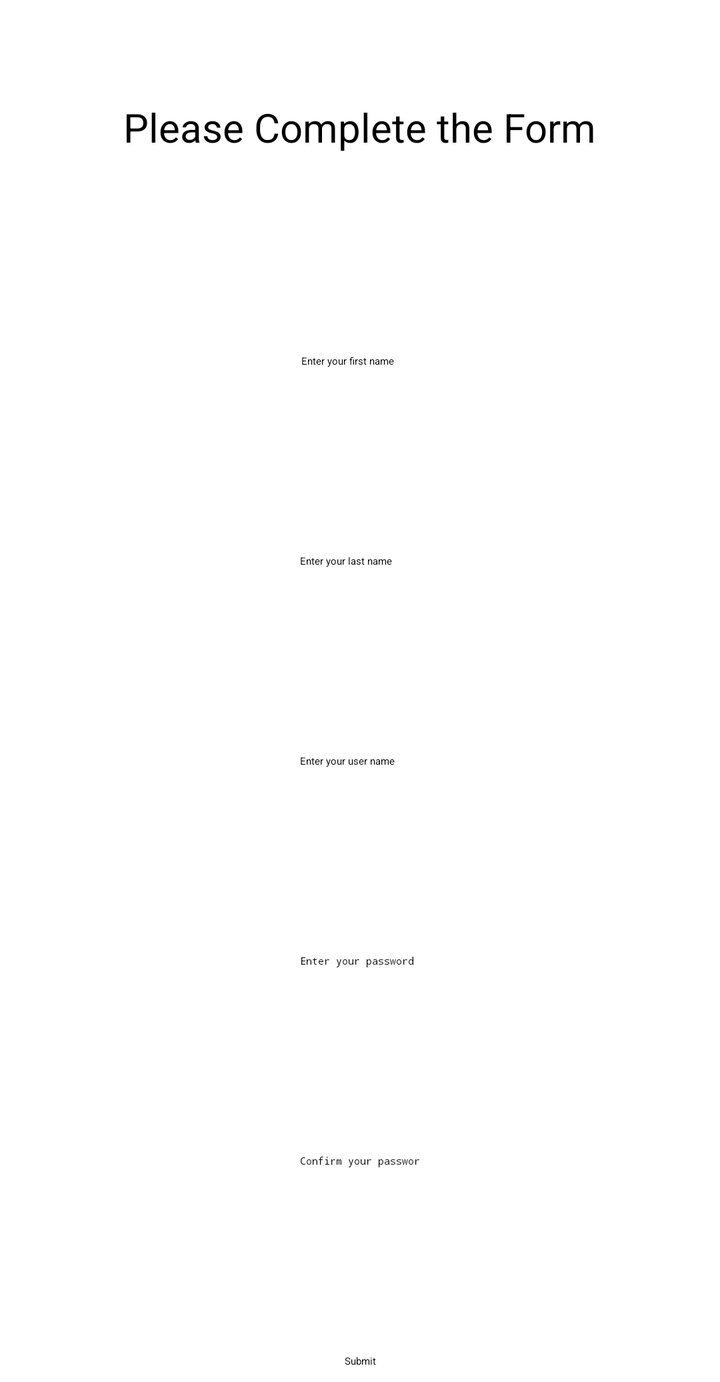
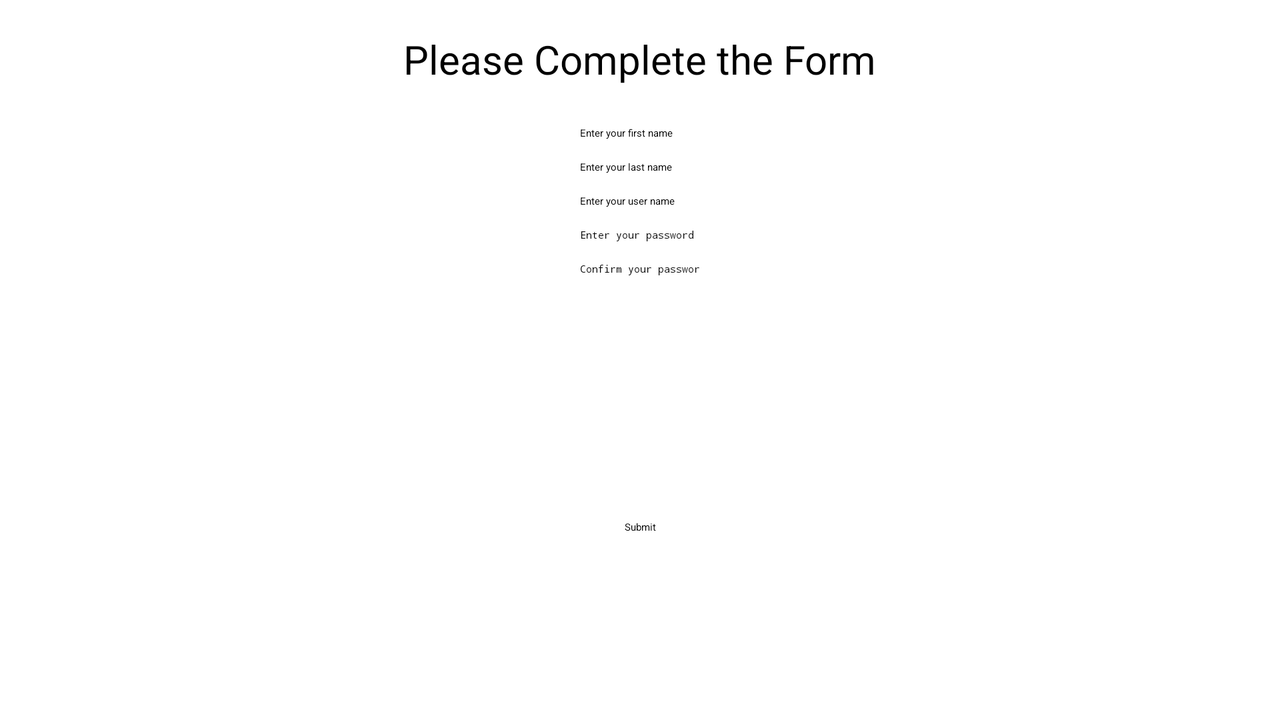

The same Android screen from two of the app's own layout files: first res/layout/ as a phone draws it, then the repository's variant for another configuration, drawn on a device whose configuration selects that folder. Both files follow.
<!-- AndroidManifest.xml: application theme Theme.Grpr -->
<!-- res/layout/register_page.xml -->
<?xml version="1.0" encoding="utf-8"?>
<ScrollView
    xmlns:android="http://schemas.android.com/apk/res/android"
    xmlns:app="http://schemas.android.com/apk/res-auto"
    xmlns:tools="http://schemas.android.com/tools"
    android:id="@+id/scroll"
    android:layout_width="match_parent"
    android:layout_height="wrap_content">
    <androidx.constraintlayout.widget.ConstraintLayout
        android:layout_width="match_parent"
        android:layout_height="wrap_content">

        <TextView
            android:id="@+id/textView"
            android:layout_width="wrap_content"
            android:layout_height="wrap_content"
            android:layout_marginTop="50dp"
            android:text="@string/please_complete_the_form"
            android:textSize="20sp"
            app:layout_constraintEnd_toEndOf="parent"
            app:layout_constraintHorizontal_bias="0.5"
            app:layout_constraintStart_toStartOf="parent"
            app:layout_constraintTop_toTopOf="parent" />

        <EditText
            android:id="@+id/signUppassword"
            android:layout_width="wrap_content"
            android:layout_height="50dp"
            android:layout_marginTop="50dp"
            android:ems="10"
            android:hint="@string/userPassword"
            android:inputType="textPassword"
            app:layout_constraintEnd_toEndOf="parent"
            app:layout_constraintHorizontal_bias="0.5"
            app:layout_constraintStart_toStartOf="parent"
            app:layout_constraintTop_toBottomOf="@+id/signUpuserName" />

        <EditText
            android:id="@+id/signUpfirstName"
            android:layout_width="wrap_content"
            android:layout_height="50dp"
            android:layout_marginTop="100dp"
            android:ems="10"
            android:hint="@string/firstName"
            android:inputType="textPersonName"
            app:layout_constraintEnd_toEndOf="parent"
            app:layout_constraintHorizontal_bias="0.502"
            app:layout_constraintStart_toStartOf="parent"
            app:layout_constraintTop_toBottomOf="@+id/textView" />

        <EditText
            android:id="@+id/signUpuserName"
            android:layout_width="wrap_content"
            android:layout_height="50dp"
            android:layout_marginTop="50dp"
            android:ems="10"
            android:hint="@string/userName"
            android:inputType="textPersonName"
            app:layout_constraintEnd_toEndOf="parent"
            app:layout_constraintHorizontal_bias="0.5"
            app:layout_constraintStart_toStartOf="parent"
            app:layout_constraintTop_toBottomOf="@+id/signUplastName" />

        <EditText
            android:id="@+id/signUpConfirmPassword"
            android:layout_width="wrap_content"
            android:layout_height="50dp"
            android:layout_marginTop="50dp"
            android:ems="10"
            android:hint="@string/userConfirmPassword"
            android:inputType="textPassword"
            app:layout_constraintEnd_toEndOf="parent"
            app:layout_constraintHorizontal_bias="0.5"
            app:layout_constraintStart_toStartOf="parent"
            app:layout_constraintTop_toBottomOf="@+id/signUppassword" />

        <Button
            android:id="@+id/submitSignUp"
            android:layout_width="wrap_content"
            android:layout_height="wrap_content"
            android:layout_marginTop="50dp"
            android:layout_marginBottom="7dp"
            android:text="@string/Submit"
            app:layout_constraintBottom_toBottomOf="parent"
            app:layout_constraintEnd_toEndOf="parent"
            app:layout_constraintHorizontal_bias="0.5"
            app:layout_constraintStart_toStartOf="parent"
            app:layout_constraintTop_toBottomOf="@+id/signUpConfirmPassword" />

        <EditText
            android:id="@+id/signUplastName"
            android:layout_width="wrap_content"
            android:layout_height="50dp"
            android:layout_marginTop="50dp"
            android:ems="10"
            android:hint="@string/lastName"
            android:inputType="textPersonName"
            app:layout_constraintEnd_toEndOf="parent"
            app:layout_constraintHorizontal_bias="0.5"
            app:layout_constraintStart_toStartOf="parent"
            app:layout_constraintTop_toBottomOf="@+id/signUpfirstName" />

    </androidx.constraintlayout.widget.ConstraintLayout>
</ScrollView>
<!-- resources referenced by this layout -->
<resources>
  <string name="Submit">Submit</string>
  <string name="firstName">Enter your first name</string>
  <string name="lastName">Enter your last name</string>
  <string name="please_complete_the_form">Please Complete the Form</string>
  <string name="userConfirmPassword">Confirm your password</string>
  <string name="userName">Enter your user name</string>
  <string name="userPassword">Enter your password</string>
</resources>
<!-- res/layout-land/register_page.xml (the repository's variant of the layout above) -->
<!-- drawn on the phone turned sideways -->
<?xml version="1.0" encoding="utf-8"?>
<androidx.constraintlayout.widget.ConstraintLayout xmlns:android="http://schemas.android.com/apk/res/android"
    xmlns:app="http://schemas.android.com/apk/res-auto"
    xmlns:tools="http://schemas.android.com/tools"
    android:layout_width="match_parent"
    android:layout_height="match_parent">

    <TextView
        android:id="@+id/textView"
        android:layout_width="wrap_content"
        android:layout_height="wrap_content"
        android:layout_marginTop="16dp"
        android:text="@string/please_complete_the_form"
        android:textSize="20sp"
        app:layout_constraintEnd_toEndOf="parent"
        app:layout_constraintHorizontal_bias="0.5"
        app:layout_constraintStart_toStartOf="parent"
        app:layout_constraintTop_toTopOf="parent" />

    <EditText
        android:id="@+id/password"
        android:layout_width="wrap_content"
        android:layout_height="0dp"
        android:layout_marginTop="10dp"
        android:ems="10"
        android:hint="@string/userPassword"
        android:inputType="textPassword"
        app:layout_constraintEnd_toEndOf="parent"
        app:layout_constraintHorizontal_bias="0.5"
        app:layout_constraintStart_toStartOf="parent"
        app:layout_constraintTop_toBottomOf="@+id/userName" />

    <EditText
        android:id="@+id/firstName"
        android:layout_width="wrap_content"
        android:layout_height="0dp"
        android:layout_marginTop="20dp"
        android:ems="10"
        android:hint="@string/firstName"
        android:inputType="textPersonName"
        app:layout_constraintEnd_toEndOf="parent"
        app:layout_constraintHorizontal_bias="0.5"
        app:layout_constraintStart_toStartOf="parent"
        app:layout_constraintTop_toBottomOf="@+id/textView" />

    <EditText
        android:id="@+id/userName"
        android:layout_width="wrap_content"
        android:layout_height="0dp"
        android:layout_marginTop="10dp"
        android:ems="10"
        android:hint="@string/userName"
        android:inputType="textPersonName"
        app:layout_constraintEnd_toEndOf="parent"
        app:layout_constraintHorizontal_bias="0.5"
        app:layout_constraintStart_toStartOf="parent"
        app:layout_constraintTop_toBottomOf="@+id/lastName" />

    <EditText
        android:id="@+id/editTextTextPassword2"
        android:layout_width="wrap_content"
        android:layout_height="50dp"
        android:layout_marginTop="10dp"
        android:ems="10"
        android:hint="@string/userConfirmPassword"
        android:inputType="textPassword"
        app:layout_constraintEnd_toEndOf="parent"
        app:layout_constraintHorizontal_bias="0.5"
        app:layout_constraintStart_toStartOf="parent"
        app:layout_constraintTop_toBottomOf="@+id/password" />

    <Button
        android:id="@+id/button"
        android:layout_width="wrap_content"
        android:layout_height="wrap_content"
        android:layout_marginTop="8dp"
        android:layout_marginBottom="22dp"
        android:text="@string/Submit"
        app:layout_constraintBottom_toBottomOf="parent"
        app:layout_constraintEnd_toEndOf="parent"
        app:layout_constraintHorizontal_bias="0.5"
        app:layout_constraintStart_toStartOf="parent"
        app:layout_constraintTop_toBottomOf="@+id/editTextTextPassword2" />

    <EditText
        android:id="@+id/lastName"
        android:layout_width="wrap_content"
        android:layout_height="0dp"
        android:layout_marginTop="10dp"
        android:ems="10"
        android:hint="@string/lastName"
        android:inputType="textPersonName"
        app:layout_constraintEnd_toEndOf="parent"
        app:layout_constraintHorizontal_bias="0.5"
        app:layout_constraintStart_toStartOf="parent"
        app:layout_constraintTop_toBottomOf="@+id/firstName" />

</androidx.constraintlayout.widget.ConstraintLayout>
